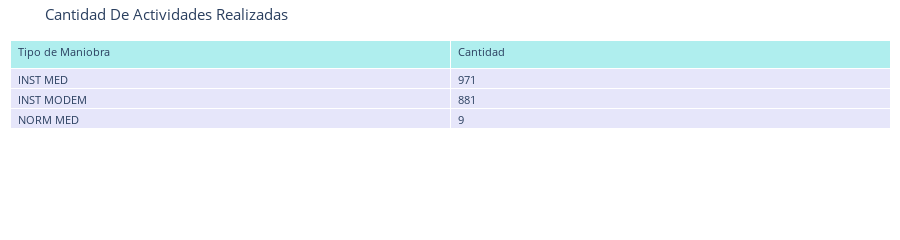

The code cell stored with this chart in its notebook:
### Markdown cell above
**Conjunto de Datos Datos certificados**

### Code cell
# Contar la frecuencia de 'serial' para cada 'certificate_type'
frequency_table = df_certificados.groupby('certificate_type')['serial'].count().reset_index()
frequency_table.columns = ['Tipo de Maniobra', 'Cantidad']

# Calcular la altura del gráfico basado en el número de filas
num_rows = len(frequency_table)
table_height = max(100, 40 * num_rows + 40)  # 30 pixels per row + 40 pixels for padding

# Crear la tabla en Plotly
fig = go.Figure(data=[go.Table(
    header=dict(values=list(frequency_table.columns),
                fill_color='paleturquoise',
                align='left'),
    cells=dict(values=[frequency_table[col] for col in frequency_table.columns],
               fill_color='lavender',
               align='left'))
])

# Ajustar el diseño y formato del gráfico
fig.update_layout(
    title='Cantidad De Actividades Realizadas',
    font=dict(size=11),
    template='plotly_white',
    height=table_height,  # Ajustar la altura del gráfico
    margin=dict(l=10, r=10, t=40, b=10)  # Reducir márgenes
)

# Mostrar el gráfico
fig.show()

### Figure 1 — Plotly figure (JSON) as saved in the notebook; plotly's stock layout.template omitted (floating-point values rounded to 4 significant figures)
{"data": [{"cells": {"align": "left", "fill": {"color": "lavender"}, "values": [["INST MED", "INST MODEM", "NORM MED"], [971, 881, 9]]}, "header": {"align": "left", "fill": {"color": "paleturquoise"}, "values": ["Tipo de Maniobra", "Cantidad"]}, "type": "table"}], "layout": {"font": {"size": 11}, "height": 160, "margin": {"b": 10, "l": 10, "r": 10, "t": 40}, "title": {"text": "Cantidad De Actividades Realizadas"}}}
